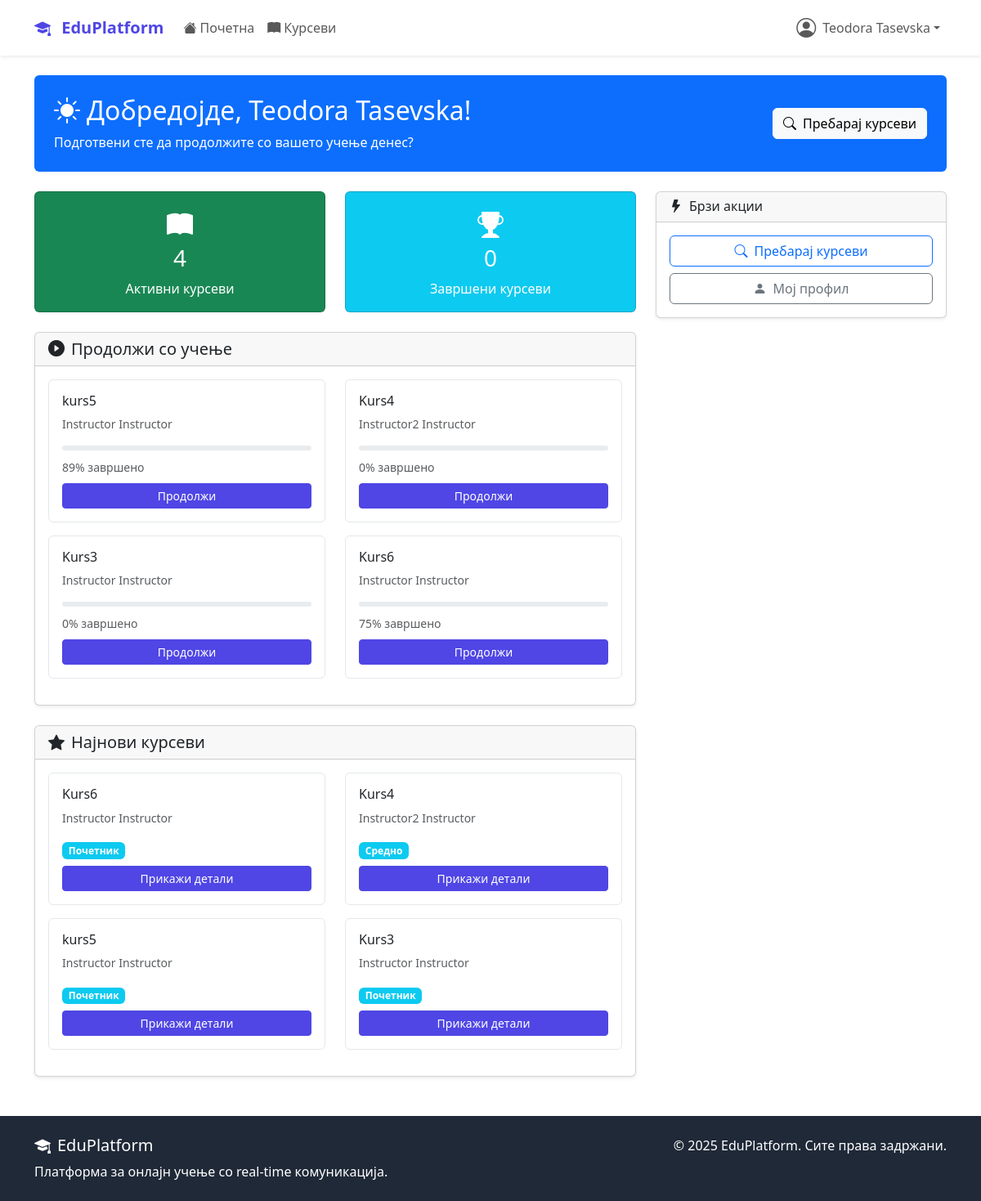
Page /dashboard/ (signed in) on the earlier database version.
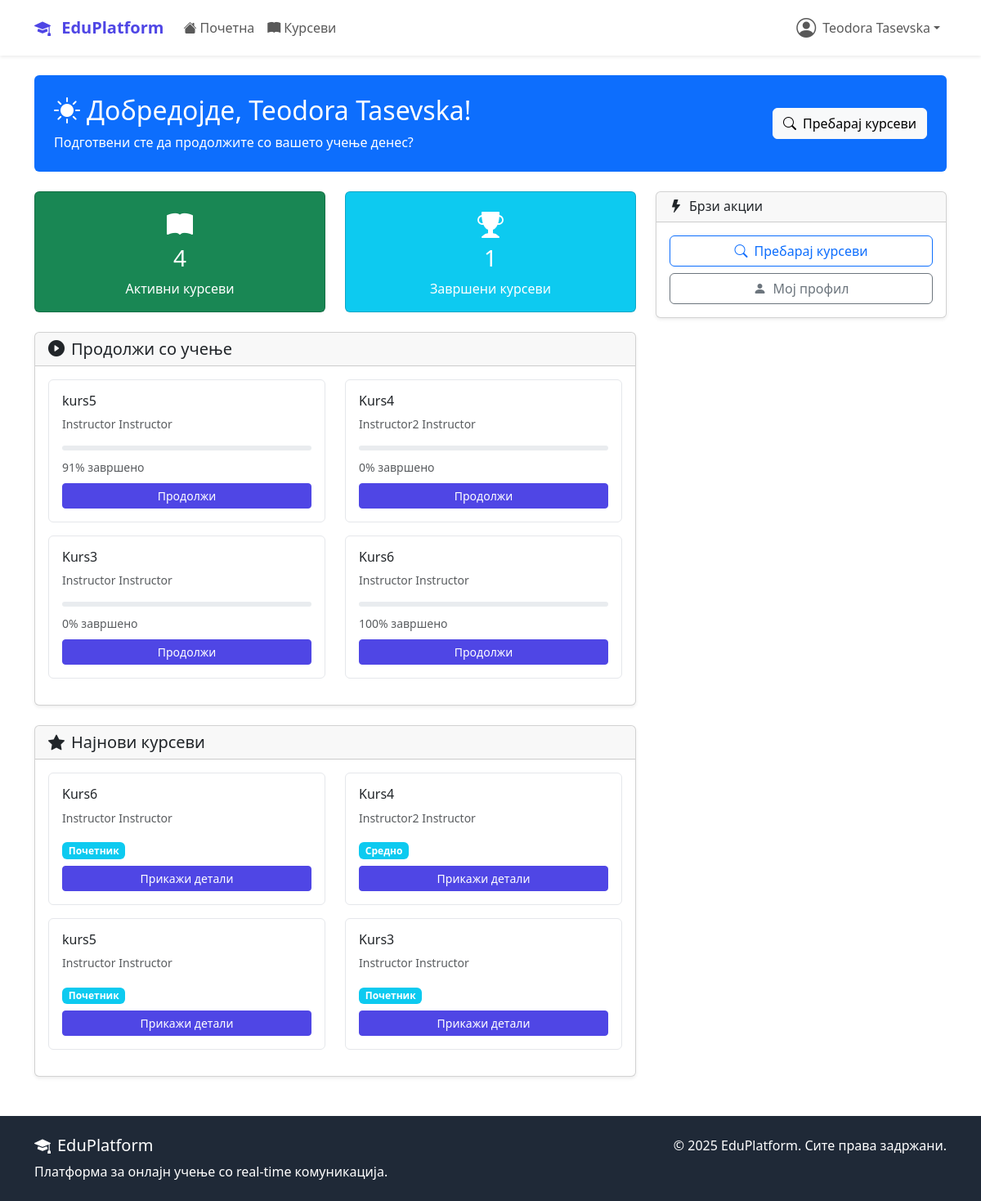
Same page on the later database version.
### courses/models.py (models this page shows, shortened)
class Enrollment(models.Model):
    student = models.ForeignKey(
        settings.AUTH_USER_MODEL,
        on_delete=models.CASCADE,
        related_name='enrollments'
    )
    course = models.ForeignKey(Course, on_delete=models.CASCADE, related_name='enrollments')
    enrolled_at = models.DateTimeField(auto_now_add=True)
    is_active = models.BooleanField(default=True)
    is_completed = models.BooleanField(default=False)
    completed_at = models.DateTimeField(null=True, blank=True)
    progress_percentage = models.FloatField(default=0.0)
    class Meta:
        unique_together = ['student', 'course']

class Course(models.Model):
    DIFFICULTY_CHOICES = (
        ('beginner', 'Почетник'),
        ('intermediate', 'Средно'),
        ('advanced', 'Напредно'),
    )
    STATUS_CHOICES = (
        ('draft', 'Нацрт'),
        ('published', 'Објавен'),
        ('archived', 'Архивиран'),
    )
    title = models.CharField(max_length=200)
    slug = models.SlugField(unique=True, blank=True, max_length=250)
    description = models.TextField()
    instructor = models.ForeignKey(
        settings.AUTH_USER_MODEL,
        on_delete=models.CASCADE,
        related_name='courses_taught'
    )
    category = models.ForeignKey(Category, on_delete=models.CASCADE)
    thumbnail = models.ImageField(upload_to='course_thumbnails/', blank=True)
    price = models.DecimalField(max_digits=8, decimal_places=2, default=0.00)
    difficulty = models.CharField(max_length=20, choices=DIFFICULTY_CHOICES)
    status = models.CharField(max_length=20, choices=STATUS_CHOICES, default='published')
    duration_hours = models.PositiveIntegerField(help_text="Должина во часови")
    max_students = models.PositiveIntegerField(null=True, blank=True)
    requirements = models.TextField(blank=True, help_text="Предуслови за курсот")
    what_you_learn = models.TextField(help_text="Што ќе научат студентите")
    created_at = models.DateTimeField(auto_now_add=True)
    updated_at = models.DateTimeField(auto_now=True)
    class Meta:
        ordering = ['-created_at']

### accounts/models.py (models this page shows, shortened)
class User(AbstractUser):
    USER_TYPE_CHOICES = (
        ('student', 'Студент'),
        ('instructor', 'Инструктор'),
        ('admin', 'Администратор'),
    )
    user_type = models.CharField(
        max_length=20,
        choices=USER_TYPE_CHOICES,
        default='student'
    )
    bio = models.TextField(max_length=500, blank=True)
    profile_picture = models.ImageField(
        upload_to='profile_pics/',
        blank=True,  # Додадено
        null=True    # Додадено
    )
    birth_date = models.DateField(null=True, blank=True)
    phone_number = models.CharField(max_length=15, blank=True)
    created_at = models.DateTimeField(auto_now_add=True)
    updated_at = models.DateTimeField(auto_now=True)

### dashboard/views.py (the view, shortened to what this page needs)
# urls.py: path('', views.DashboardHomeView.as_view(), name='home'),
class DashboardHomeView(LoginRequiredMixin, TemplateView):
    template_name = 'dashboard/home.html'
    def get_context_data(self, **kwargs):
        context = super().get_context_data(**kwargs)
        user = self.request.user
        if user.user_type == 'student':
            context['enrollments'] = Enrollment.objects.filter(
                student=user,
                is_active=True
            ).select_related('course')[:6]
            context['total_enrollments'] = Enrollment.objects.filter(
                student=user,
                is_active=True
            ).count()
            context['completed_courses'] = Enrollment.objects.filter(
                student=user,
                is_completed=True
            ).count()
        context['latest_courses'] = Course.objects.filter(
            status='published'
        ).order_by('-created_at')[:6]
        context['active_chat_rooms'] = ChatRoom.objects.filter(
            participants=user,
            is_active=True
        ).order_by('-created_at')[:5]
        return context

### templates/dashboard/home.html (shortened to what the changed rows need)
{% extends 'base.html' %}
{% block content %}
<div class="container mt-4">
    <div class="bg-primary text-white rounded p-4 mb-4">
        <div class="row align-items-center">
            <div class="col-md-8">
                <h2><i class="bi bi-sun-fill me-2"></i>Добредојде, {{ user.get_full_name|default:user.username }}!</h2>
            </div>
        </div>
    </div>
    <div class="row">
        <div class="col-md-8">
            {% if user.user_type == 'student' %}
                <div class="row mb-4">
                    <div class="col-md-6">
                        <div class="card bg-success text-white">
                            <div class="card-body text-center">
                                <i class="bi bi-book-fill mb-2" style="font-size: 2rem;"></i>
                                <h3>{{ total_enrollments|default:0 }}</h3>
                                <p class="mb-0">Активни курсеви</p>
                            </div>
                        </div>
                    </div>
                    <div class="col-md-6">
                        <div class="card bg-info text-white">
                            <div class="card-body text-center">
                                <i class="bi bi-trophy-fill mb-2" style="font-size: 2rem;"></i>
                                <h3>{{ completed_courses|default:0 }}</h3>
                                <p class="mb-0">Завршени курсеви</p>
                            </div>
                        </div>
                    </div>
                </div>
                {% if enrollments %}
                <div class="card shadow-sm mb-4">
                    <div class="card-header d-flex justify-content-between align-items-center">
                        <h5 class="mb-0"><i class="bi bi-play-circle-fill me-2"></i>Продолжи со учење</h5>
                    </div>
                    <div class="card-body">
                        <div class="row">
                            {% for enrollment in enrollments %}
                            <div class="col-md-6 mb-3">
                                <div class="card course-card h-100">
                                    <div class="card-body">
                                        <h6 class="card-title">{{ enrollment.course.title }}</h6>
                                        <p class="text-muted small">{{ enrollment.course.instructor.get_full_name }}</p>
                                        <div class="progress mb-2" style="height: 6px;">
                                        </div>
                                        <small class="text-muted">{{ enrollment.progress_percentage|floatformat:0 }}% завршено</small>
                                        <a href="{% url 'courses:detail' enrollment.course.slug %}"
                                           class="btn btn-primary btn-sm mt-2 w-100">Продолжи</a>
                                    </div>
                                </div>
                            </div>
                            {% endfor %}
                        </div>
                    </div>
                </div>
                {% endif %}
            {% endif %}
        </div>
    </div>
</div>
{% endblock %}

Differences in the rows shown:
changed Enrollment "kurs5": progress_percentage "89" → "91"
changed Enrollment "Kurs6": progress_percentage "75" → "100"
Other differences:
{{ completed_courses|default:0 }}: "0" → "1"
